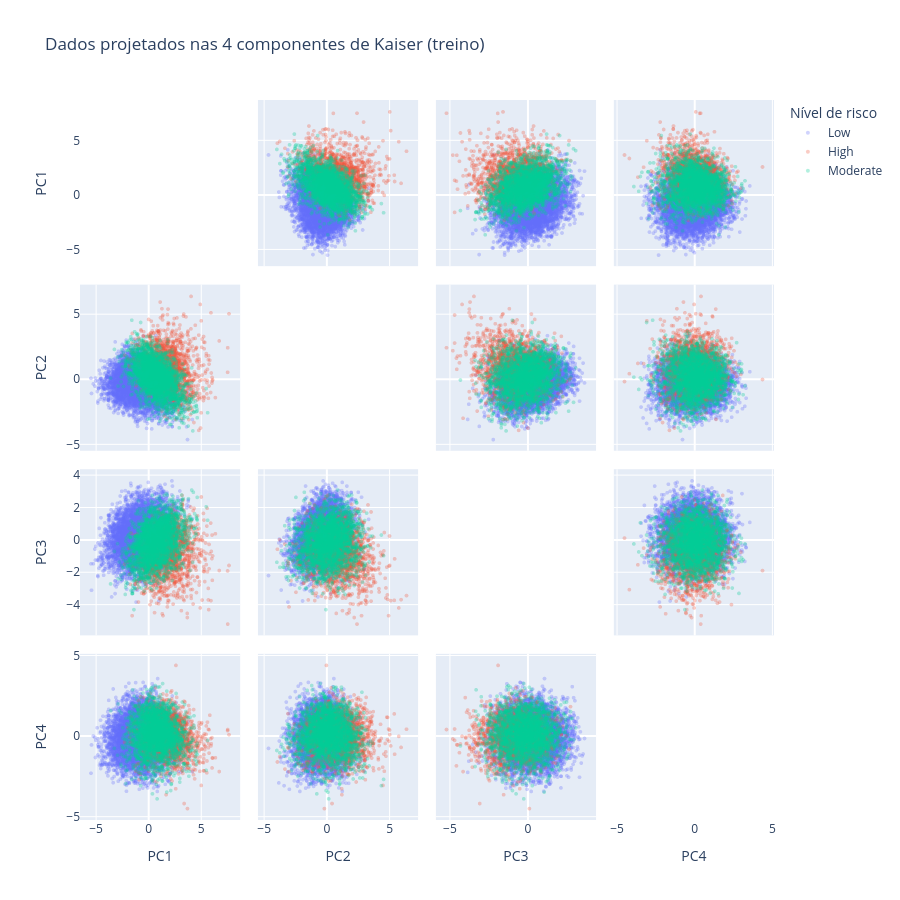

Notebook code for this chart:
### Markdown cell above
Pelo critério de Kaiser, que define um treshold verificamos que D = 4 
Pelo scree test vemos que os valores só variam a partir das 8 dimensões, aproximadamente, pelo que D = 8

### Code cell
import plotly.express as px

# Critério de Kaiser: ficam as componentes com valor próprio > 1, ou seja PC1 a PC4
# Estas 4 componentes explicam (3.01 + 1.54 + 1.403 + 1.11) / 9 ≈ 78,5% da variância
pca4 = PCA(n_components=4)

# Ajustar o PCA aos dados normalizados do treino e projetá-los nas 4 componentes
# X4D fica com shape (10500, 4): uma coordenada por paciente e por componente
X4D = pca4.fit_transform(X_PCA)
print(np.shape(X4D))  # (10500, 4)

# Como são 4 dimensões, não cabem num só gráfico 2D.
# Mostramos a matriz de dispersão: cada quadrado cruza duas componentes, com cor por nível de risco
df_pca4 = pd.DataFrame(X4D, columns=["PC1", "PC2", "PC3", "PC4"])
df_pca4["risco"] = y_train.values

fig = px.scatter_matrix(
    df_pca4,
    dimensions=["PC1", "PC2", "PC3", "PC4"],
    color="risco",
    opacity=0.3,                      # transparência, porque há 10 500 pontos
    title="Dados projetados nas 4 componentes de Kaiser (treino)",
    labels={"risco": "Nível de risco"}
)
fig.update_traces(diagonal_visible=False, marker_size=4)
fig.update_layout(width=900, height=900)
fig.show()

### Figure 1 — Plotly figure (JSON) as saved in the notebook; plotly's stock layout.template omitted (floating-point values rounded to 4 significant figures; data arrays with more than 128 entries replaced by an {"elided": "..."} marker saying what was removed)
{"data": [{"diagonal": {"visible": false}, "dimensions": [{"axis": {"matches": true}, "label": "PC1", "values": {"elided": "6324 float values"}}, {"axis": {"matches": true}, "label": "PC2", "values": {"elided": "6324 float values"}}, {"axis": {"matches": true}, "label": "PC3", "values": {"elided": "6324 float values"}}, {"axis": {"matches": true}, "label": "PC4", "values": {"elided": "6324 float values"}}], "hovertemplate": "Nível de risco=Low<br>%{xaxis.title.text}=%{x}<br>%{yaxis.title.text}=%{y}<extra></extra>", "legendgroup": "Low", "marker": {"color": "#636efa", "opacity": 0.3, "size": 4, "symbol": "circle"}, "name": "Low", "showlegend": true, "type": "splom"}, {"diagonal": {"visible": false}, "dimensions": [{"axis": {"matches": true}, "label": "PC1", "values": {"elided": "1539 float values"}}, {"axis": {"matches": true}, "label": "PC2", "values": {"elided": "1539 float values"}}, {"axis": {"matches": true}, "label": "PC3", "values": {"elided": "1539 float values"}}, {"axis": {"matches": true}, "label": "PC4", "values": {"elided": "1539 float values"}}], "hovertemplate": "Nível de risco=High<br>%{xaxis.title.text}=%{x}<br>%{yaxis.title.text}=%{y}<extra></extra>", "legendgroup": "High", "marker": {"color": "#EF553B", "opacity": 0.3, "size": 4, "symbol": "circle"}, "name": "High", "showlegend": true, "type": "splom"}, {"diagonal": {"visible": false}, "dimensions": [{"axis": {"matches": true}, "label": "PC1", "values": {"elided": "2637 float values"}}, {"axis": {"matches": true}, "label": "PC2", "values": {"elided": "2637 float values"}}, {"axis": {"matches": true}, "label": "PC3", "values": {"elided": "2637 float values"}}, {"axis": {"matches": true}, "label": "PC4", "values": {"elided": "2637 float values"}}], "hovertemplate": "Nível de risco=Moderate<br>%{xaxis.title.text}=%{x}<br>%{yaxis.title.text}=%{y}<extra></extra>", "legendgroup": "Moderate", "marker": {"color": "#00cc96", "opacity": 0.3, "size": 4, "symbol": "circle"}, "name": "Moderate", "showlegend": true, "type": "splom"}], "layout": {"dragmode": "select", "height": 900, "legend": {"title": {"text": "Nível de risco"}, "tracegroupgap": 0}, "title": {"text": "Dados projetados nas 4 componentes de Kaiser (treino)"}, "width": 900}}
